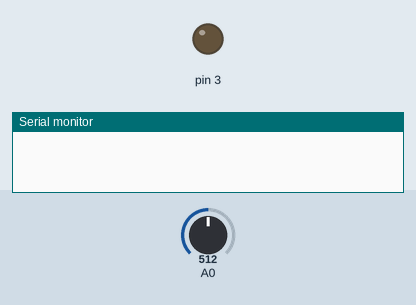
This sketch was run on a simulated Arduino Uno, built with avr-gcc and run on an emulated ATmega328P. Parts: output pins drawn as LEDs (lit = HIGH), the last lines printed to the serial monitor. Inputs (shaded band) come from the test bench; at power-on: A0 = 512.

Above: at 0.1 s.
At 0.6 s:
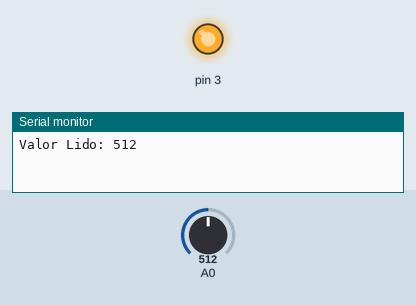
Timing chart, 0 to 2.1 s (numbered marks = the images above):
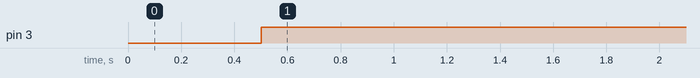

Measured:
- by itself, pin 3: LOW → HIGH at 0.50 s

The sketch:

sensor_ldr1.ino
```cpp
void setup(){
  pinMode(A0, INPUT);
  pinMode(3, OUTPUT);
  digitalWrite(3, LOW);
  Serial.begin(9600);
}

void loop(){
  delay(500);
  int valorLido = analogRead(A0);
  Serial.println("Valor Lido: " + (String)valorLido);

  if(valorLido < 800) {
    digitalWrite(3, HIGH);
  }else{
    digitalWrite(3, LOW);
  }
}
```
